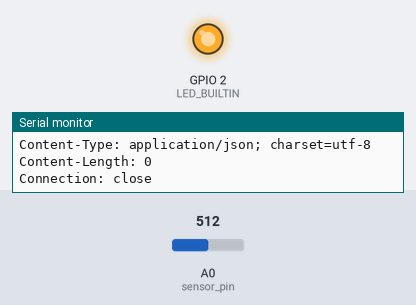
The sketch below on a simulated ESP8266 (NodeMCU). On the bench: output pins drawn as LEDs (lit = HIGH, except the on-board LED, lit = LOW), the last lines printed to the serial monitor. The test bench sets the inputs (shaded band); at power-on: A0 (sensor_pin) = 512. WiFi joins after 1.5 s; servers stay silent unless stated; uploads are accepted with an empty reply.

Above: at 2.4 s.
At 5.8 s:
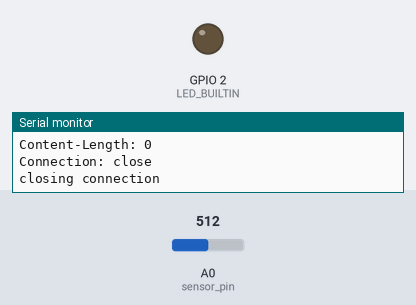
Timing chart, 0 to 10.4 s (numbered marks = the images above):
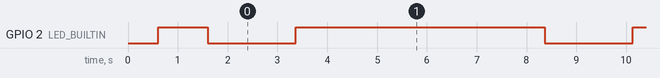

Measured:
- by itself, GPIO 2 (LED_BUILTIN): alternates HIGH for 5.0 s and LOW for 1.8 s

The sketch:

wifi_test.ino
```cpp
/*
    HTTP webclient code that sends to and/or gets data from the local web server.

    CREDITS: Original code by Leonardo Gonçalves - Instituto Nacional de Telecomunicações INATEL - Brazil
    EDITS: By Timothy Woo, Stephane Come
*/
#include <ESP8266WiFi.h>

const char* ssid     = "your_wifi_network";   // replace with your WiFi network name
const char* password = "your_wifi_password";  // replace iwth your WiFi password
String pubString;

// Set your computer IP address
const char* host = "your_server_ip_address";  //example: 192.168.1.17
const int httpPort = 8080;                    // the local port number

int sensor_pin = A0; // Set  pin you are using to read data. In this case it's analog for reading pH values
float value = 0;     // Initialize the value you are going to read
const int sleepTimeS = 1*10; // Set sleep time in seconds for the deep sleep cycle

void setup() {
  pinMode(LED_BUILTIN, OUTPUT);
  Serial.begin(115200);
  delay(100);

  // We start by connecting to the local WiFi network
  Serial.println();
  Serial.println();
  Serial.print("Connecting to ");
  Serial.println(ssid);

  WiFi.begin(ssid, password);

  while (WiFi.status() != WL_CONNECTED) {
    delay(500);
    Serial.print(".");
    digitalWrite(LED_BUILTIN, HIGH);   // turn the LED on (HIGH is the voltage level)
  }

  Serial.println("");
  Serial.println("WiFi connected");
  Serial.println("IP address: ");
  Serial.println(WiFi.localIP()); // This is your NodeMCU IP address. Could be handy for other projects

}

void loop()
{
  digitalWrite(LED_BUILTIN, LOW);    // turn the LED off by making the voltage LOW

  GET();  // Send a GET request for testing
  digitalWrite(LED_BUILTIN, HIGH);    // turn the LED off by making the voltage LOW
  delay(5000);
}

void GET(void)
{
  int state_pos;
  String state;
  value = analogRead(sensor_pin); // Read sensor value
  Serial.print("connecting to ");
  Serial.println(host);
  // Use WiFiClient class to create TCP connections
  WiFiClient client;
  if (!client.connect(host, httpPort)) {
    Serial.println("connection failed");
    return;
  }
  pubString = "{\"value\": " + String(value) + "}";
  String pubStringLength = String(pubString.length(), DEC);
  // We now create a URI for the request
  Serial.print("Requesting GET: ");
  // This will send the request to the server
  client.println("GET /channels/your_channel_id.json?api_key=your_key&field1=" + String(value) + " HTTP/1.1");
  client.println("Connection: close");
  client.println();
  delay(500);
  // Read all the lines of the reply from server and print them to Serial
  while (client.available()) {
    String line = client.readStringUntil('\r');
    Serial.print(line);
  }
  Serial.println("closing connection");
}
```
